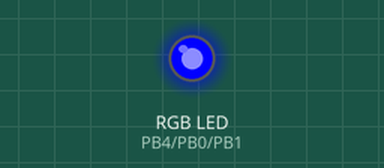
The program below on a simulated ATtiny85, built with avr-gcc and run on an emulated ATtiny85. Shown: an RGB LED mixed from three pins (HIGH = lit).

Above: at 0.05 s.
At 1.95 s:
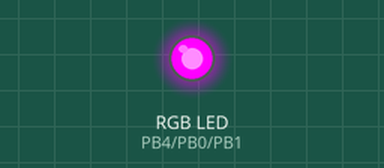
At 3.85 s:
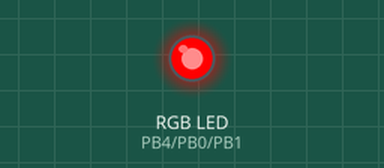
At 4.8 s:
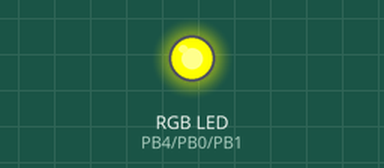
At 5.75 s:
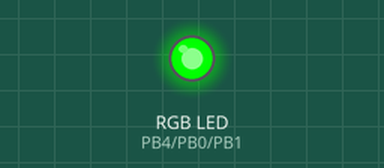
At 7.7 s:
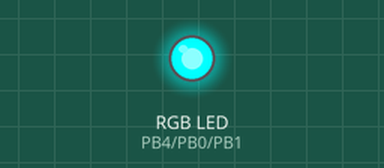
Timing chart, 0 to 10.1 s (numbered marks = the images above):
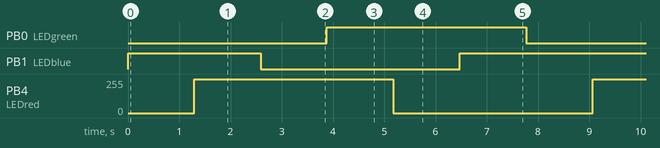

The program:

main.cpp
```cpp
/*
        _          _ ______ _____ _____
       (_)        | |  ____|  __ \_   _|
  _ __  ___  _____| | |__  | |  | || |
 | '_ \| \ \/ / _ \ |  __| | |  | || |
 | |_) | |>  <  __/ | |____| |__| || |_
 | .__/|_/_/\_\___|_|______|_____/_____|
 | |
 |_|

www.pixeledi.eu | twitter.com/pixeledi
PWM | V1.0 | 06/2022

*/

#include <Arduino.h>

const byte LEDred = 4;
const byte LEDgreen = 0;
const byte LEDblue = 1;

void colorToLED(byte red, byte green, byte blue)
{
  analogWrite(LEDred, red);
  analogWrite(LEDgreen, green);
  analogWrite(LEDblue, blue);
  delay(5);
}

void setup()
{
  // put your setup code here, to run once:
  pinMode(LEDred, OUTPUT);
  pinMode(LEDgreen, OUTPUT);
  pinMode(LEDblue, OUTPUT);
}

void loop()
{
  // put your main code here, to run repeatedly:

  // yellow to green
  for (int i = 255; i >= 0; i--)
  {
    colorToLED(255 - i, 0, 255);
  }
  // green to cyan
  for (int i = 255; i >= 0; i--)
  {
    colorToLED(255, 0, i);
  }
  // cyan to blue
  for (int i = 255; i >= 0; i--)
  {
    colorToLED(255, 255 - i, 0);
  }
  // blue to magenta
  for (int i = 255; i >= 0; i--)
  {
    colorToLED(i, 255, 0);
  }
  // magenta to red
  for (int i = 255; i >= 0; i--)
  {
    colorToLED(0, 255, 255 - i);
  }
  // red to yellow
  for (int i = 255; i >= 0; i--)
  {
    colorToLED(0, i, 255);
  }
}
```

Measured:
- by itself, PB0 (LEDgreen): alternates HIGH for 3.9 s and LOW for 3.9 s
- by itself, PB1 (LEDblue): repeats every 7.8 s: LOW 3.9 s, HIGH 3.9 s
- by itself, PB4 (LEDred): repeats every 7.8 s: 0/255 3.9 s, 255/255 3.9 s
